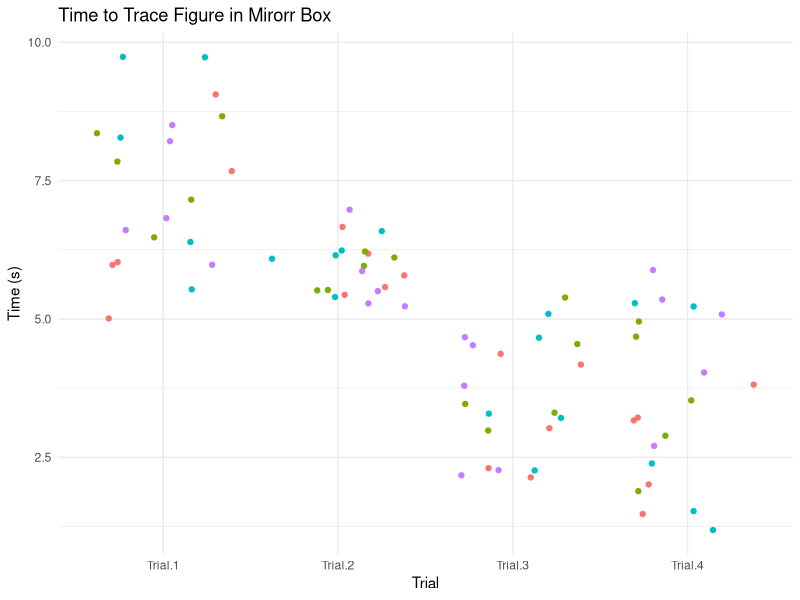
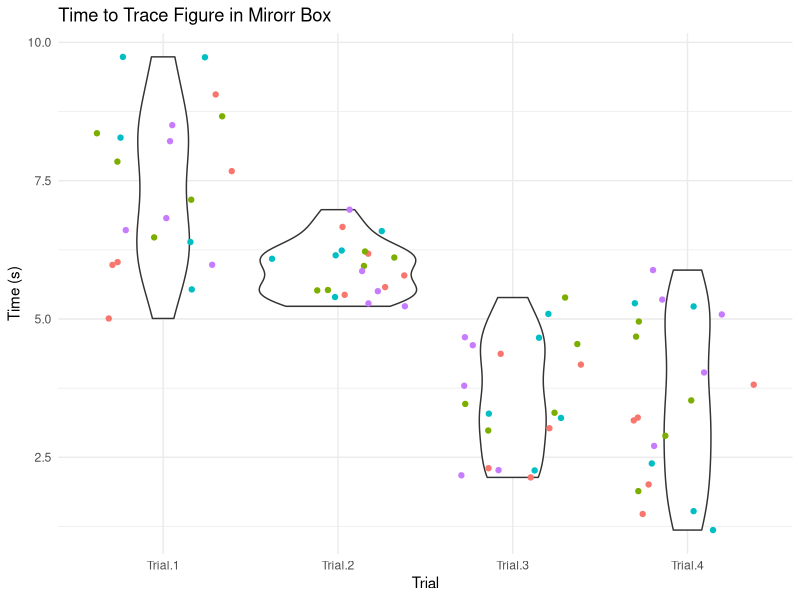
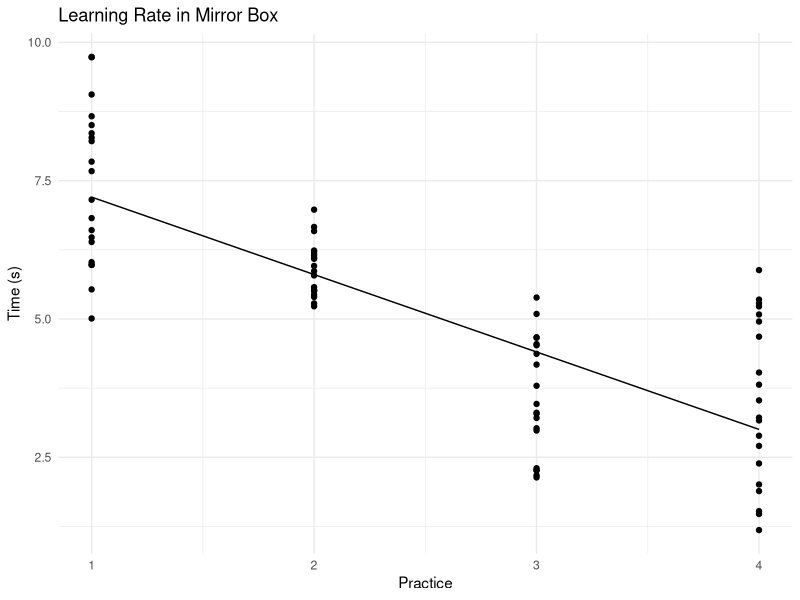
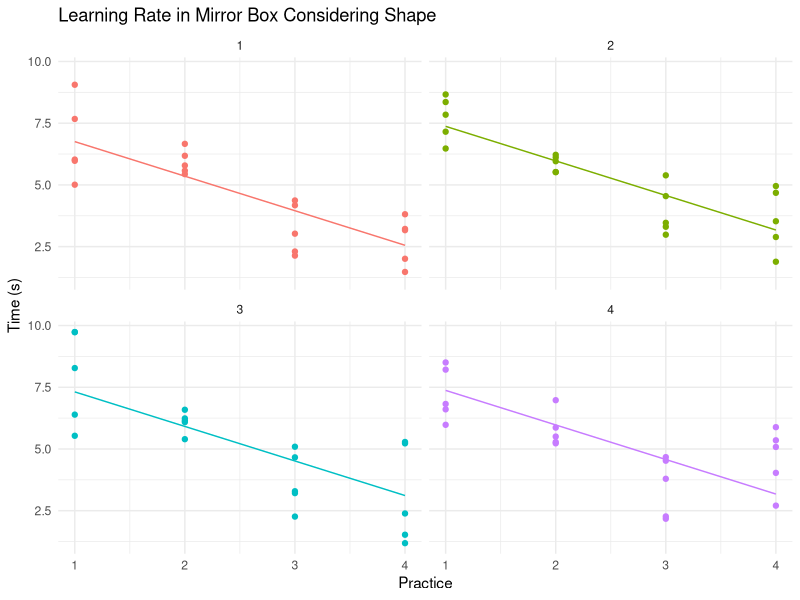
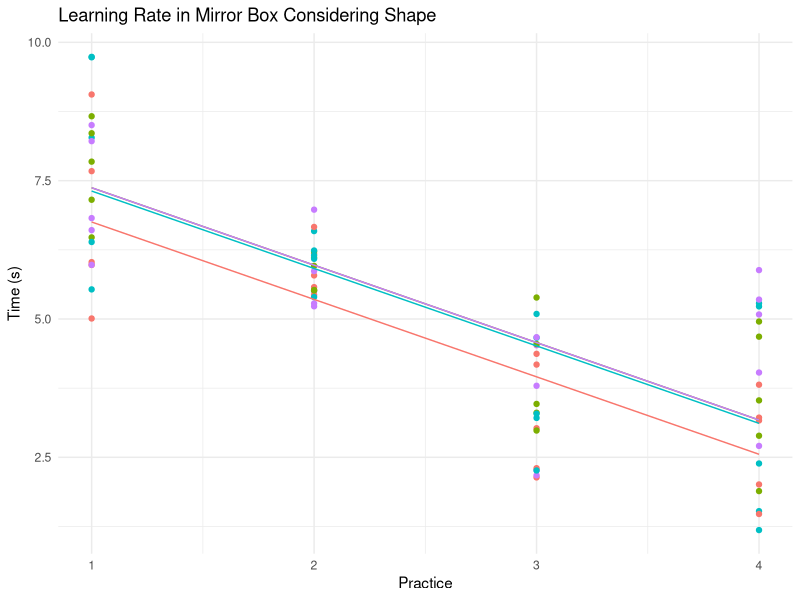
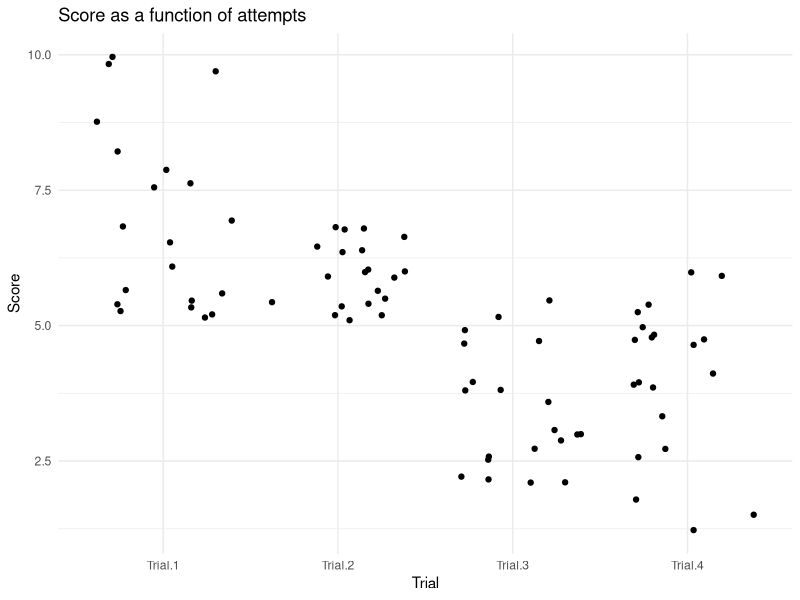
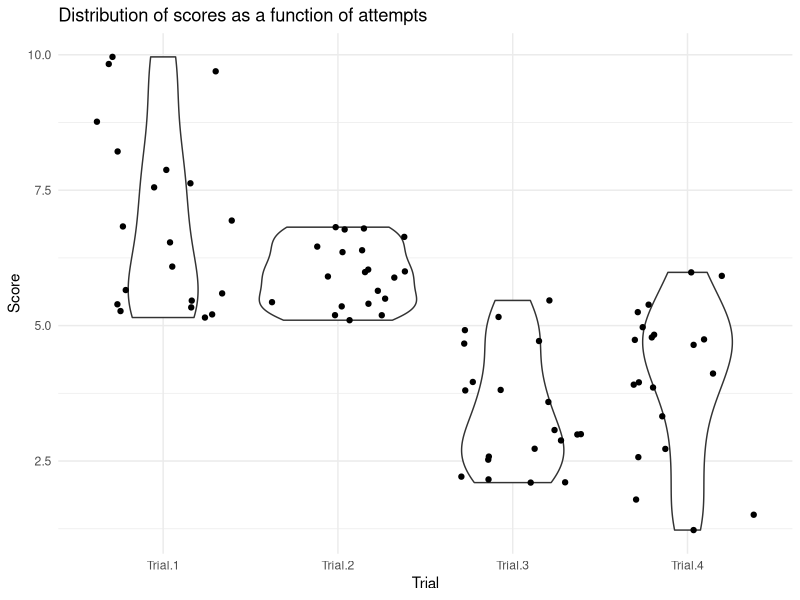
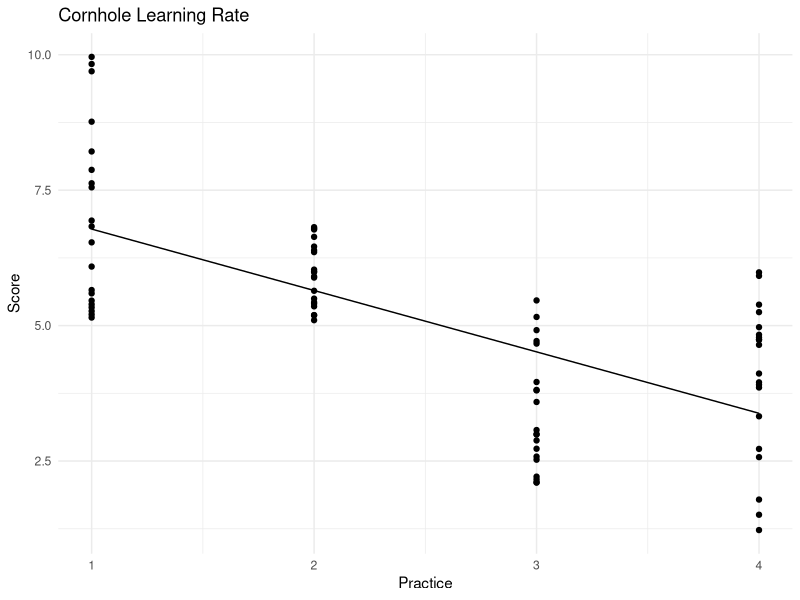

The R source for these figures, in order:
## ---- chunk 1
knitr::opts_chunk$set(warning = FALSE, message = FALSE, echo = TRUE)
## ---- chunk 2
library(tidyverse)
## ---- chunk 3
mirror_df <- data.frame('Student' = 1:20,
                        'Shape' = as.character(1:4),
                        'Trial 1' = runif(20,5,10),
                        'Trial 2' = runif(20,5,7),
                        'Trial 3' = runif(20,2,6),
                        'Trial 4' = runif(20,1,6))
mirror_df <- mirror_df %>%
  gather(key="Trial", value="Time (s)", -Student, -Shape) %>%
  mutate(Practice = as.numeric(gsub("\\D", "", Trial)))

mirror_model <- lm(`Time (s)` ~ Practice, data = mirror_df) 

intercept_mirror <- mirror_model$coefficients[1]
beta_mirror <- mirror_model$coefficients[2]
set.seed(18)

mirror_df %>%
  ggplot(aes(x=Trial, y=`Time (s)`)) +
    geom_jitter(aes(color=Shape)) +
    ggtitle("Time to Trace Figure in Mirorr Box") +
    theme_minimal() +
    theme(legend.position = 'None')
## ---- chunk 4
set.seed(18)
mirror_df %>%
  ggplot(aes(x=Trial, y=`Time (s)`)) +
    geom_violin() +
    geom_jitter(aes(color=Shape)) +
    ggtitle("Time to Trace Figure in Mirorr Box") +
    theme_minimal() +
    theme(legend.position = 'None')
## ---- chunk 5
summary(mirror_model)
## ---- chunk 6
mirror_df %>%
  mutate(Prediction = intercept_mirror + beta_mirror*Practice) %>%
  ggplot(aes(x=Practice)) +
    geom_point(aes( y=`Time (s)`)) +
    geom_line(aes(y=Prediction)) +
    ggtitle("Learning Rate in Mirror Box") +
    theme_minimal() +
    theme(legend.position = 'None')
## ---- chunk 7
mirror_df <- mirror_df %>%
  mutate(Shape.1 = Shape == 1,
         Shape.2 = Shape == 2,
         Shape.3 = Shape == 3)
  

mirror_model2 <- lm(`Time (s)` ~ Practice + Shape.1 + Shape.2 + Shape.3, data = mirror_df) 

intercept_mirror <- mirror_model2$coefficients[1]
beta_mirror_1 <- mirror_model2$coefficients[2]
beta_mirror_2 <- mirror_model2$coefficients[3]
beta_mirror_3 <- mirror_model2$coefficients[4]
beta_mirror_4 <- mirror_model2$coefficients[5]
## ---- chunk 8
summary(mirror_model2)
## ---- chunk 9
mirror_df %>%
  mutate(Prediction = intercept_mirror + beta_mirror_1*Practice + beta_mirror_2*Shape.1 + beta_mirror_3*Shape.2 + beta_mirror_4*Shape.3) %>%
  ggplot(aes(x=Practice, group=Shape, color = Shape)) +
    geom_point(aes(y=`Time (s)`)) +
    geom_line(aes(y=Prediction)) +
    ggtitle("Learning Rate in Mirror Box Considering Shape") +
    theme_minimal() +
    theme(legend.position = 'None') +
    facet_wrap(~Shape)
## ---- chunk 10
mirror_df %>%
  mutate(Prediction = intercept_mirror + beta_mirror_1*Practice + beta_mirror_2*Shape.1 + beta_mirror_3*Shape.2 + beta_mirror_4*Shape.3) %>%
  ggplot(aes(x=Practice, group=Shape, color = Shape)) +
    geom_point(aes(y=`Time (s)`)) +
    geom_line(aes(y=Prediction)) +
    ggtitle("Learning Rate in Mirror Box Considering Shape") +
    theme_minimal() +
    theme(legend.position = 'None')
## ---- chunk 11
ch_df <- data.frame('Student' = 1:20,
                        'Trial 1' = runif(20,5,10),
                        'Trial 2' = runif(20,5,7),
                        'Trial 3' = runif(20,2,6),
                        'Trial 4' = runif(20,1,6))
ch_df <- ch_df %>%
  gather(key="Trial", value="Score", -Student) %>%
  mutate(Practice = as.numeric(gsub("\\D", "", Trial)))

ch_model <- lm(Score ~ Practice, data = ch_df) 

intercept_ch <- ch_model$coefficients[1]
beta_ch <- ch_model$coefficients[2]
set.seed(18)

ch_df %>%
  ggplot(aes(x=Trial, y=Score)) +
    geom_jitter() +
    ggtitle("Score as a function of attempts") +
    theme_minimal() +
    theme(legend.position = 'None')
## ---- chunk 12
set.seed(18)
ch_df %>%
  ggplot(aes(x=Trial, y=Score)) +
    geom_violin() +
    geom_jitter() +
    ggtitle("Distribution of scores as a function of attempts") +
    theme_minimal() +
    theme(legend.position = 'None')
## ---- chunk 13
summary(ch_model)
## ---- chunk 14
ch_df %>%
  mutate(Prediction = intercept_ch + beta_ch*Practice) %>%
  ggplot(aes(x=Practice)) +
    geom_point(aes( y=Score)) +
    geom_line(aes(y=Prediction)) +
    ggtitle("Cornhole Learning Rate") +
    theme_minimal() +
    theme(legend.position = 'None')
